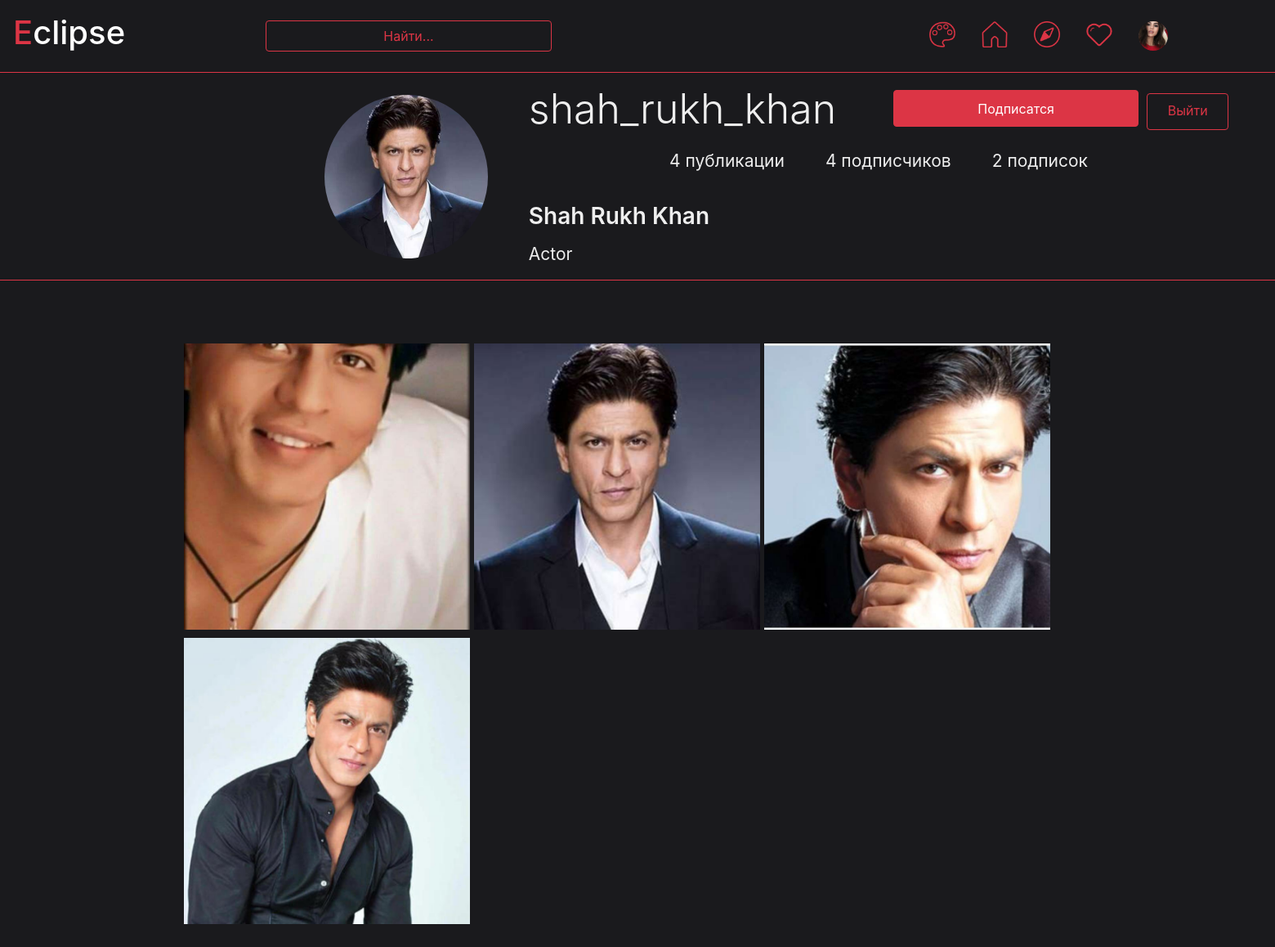
Page /profile/shah_rukh_khan (signed in) on the committed database.
### data/users.py (models this page shows, shortened)
class User(SqlAlchemyBase, UserMixin):
    __tablename__ = 'users'
    id = sqlalchemy.Column(sqlalchemy.Integer,
                           primary_key=True, autoincrement=True)
    name = sqlalchemy.Column(sqlalchemy.String, nullable=True)
    full_name = sqlalchemy.Column(sqlalchemy.String, nullable=True, default='')
    email = sqlalchemy.Column(sqlalchemy.String,
                              index=True, unique=True, nullable=True)
    hashed_password = sqlalchemy.Column(sqlalchemy.String, nullable=True)
    phone = sqlalchemy.Column(sqlalchemy.String, nullable=True, default='+7 ')
    about = sqlalchemy.Column(sqlalchemy.String, nullable=True)
    filename_photo = sqlalchemy.Column(sqlalchemy.String, nullable=True, default='user_data/profile_photos/default.png')
    created_date = sqlalchemy.Column(sqlalchemy.DateTime,
                                     default=datetime.datetime.now)
    other_data = None
    def __init__(self):
        if self.id is not None:
            self.load_data()
    def load_data(self):
        if os.path.isfile(f'static/user_data/additional_data/user_{self.id}.json'):
            file = open(f'static/user_data/additional_data/user_{self.id}.json', 'r')
            self.other_data = json.load(file)
        else:
            self.save_data()

### data/publications.py (models this page shows, shortened)
class Publication(SqlAlchemyBase, UserMixin):
    __tablename__ = 'publications'
    id = sqlalchemy.Column(sqlalchemy.Integer,
                           primary_key=True, autoincrement=True)
    user_id = sqlalchemy.Column(sqlalchemy.Integer)
    filename_photo = sqlalchemy.Column(sqlalchemy.String, nullable=True)
    about = sqlalchemy.Column(sqlalchemy.String, nullable=True)
    created_date = sqlalchemy.Column(sqlalchemy.DateTime,
                                     default=datetime.datetime.now)
    other_data = None

### main.py (the view, shortened to what this page needs)
@app.route('/profile/<name>', methods=['GET', 'POST'])
def profile(name):    # Страница профиля
    db_sess = db_session.create_session()
    user = db_sess.query(User).filter(User.name == name).first()
    if user is None:    # Если пользователя не существует
        return render_template('profile.html', title='profile', theme=get_theme(), user_data=False)
    current_user.load_data()    # Загрузка дополнительных данных пользователя
    curr_user_data = current_user.other_data
    user.__init__()    # Загрузка дополнительных данных данного пользователя
    user_data = user.other_data
    publications = db_sess.query(Publication).filter(Publication.user_id == user.id).all()
    publications = sorted(publications, key=lambda p: p.created_date, reverse=True)
    publications = [[pub.id, pub.filename_photo] for pub in publications]
    form = ProfileForm()
    return render_template('profile.html', title='profile', theme=get_theme(), form=form, user=user,
                           user_data=user_data, curr_user_data=curr_user_data, pubs=publications)

### forms/users.py
class ProfileForm(FlaskForm):
    submit_sub = SubmitField('Подписаться')

### data/db_session.py (called while the page is built)
def create_session() -> Session:
    global __factory
    return __factory()

### main.py (called while the page is built)
def get_theme():    # Возвращает текушую тему
    return themes[int(request.cookies.get("theme_index", 0))]

@login_manager.user_loader
def load_user(user_id):
    db_sess = db_session.create_session()
    return db_sess.query(User).get(user_id)

### templates/profile.html (shortened to what this page needs)
{% extends "base.html" %}
{% block content %}
{% if user_data %}
    <header class="d-flex flex-wrap justify-content-center py-3 mb-4 border-bottom border-bottom border-{{theme.style}}" style="margin-left: -15px; width: 1900px;">
        <div>
            <img src="{{ url_for('static', filename=user.filename_photo) }}" width="200" height="200" class="rounded-circle" style="margin-top: 20px;">
        </div>
        <nav aria-label="nav justify-content-center">
            <ol class="nav justify-content-center" style="margin-left: 50px; font-size: 44px;">
                <li class="nav-item"> <name-text>{{ user.name }}</name-text></li>
                {% if user.id == current_user.id %}
                    <li class="nav-item"> <a href="/edit_profile">
                        <button type="button" class="btn btn-outline-{{theme.style}}" style="margin-left: 70px; width: 300px; height: 45px;">Редактировать профиль</button>
                    </a></li>
                {% else %}
                    <form action="" method="post">
                        <li class="nav-item"> <a>
                            {{ form.submit_sub(type="submit", value="Подписатся", class="btn btn-" + theme.style, style="margin-left: 70px; width: 300px; height: 45px;") }}
                        </a></li>
                    </form>
                {% endif %}
                <li class="nav-item"> <a href="/logout" style="margin-top: 17.5px; margin-left: 10px; width: 100px; height: 45px;" class="btn btn-outline-{{theme.style}} nav-link px-3">Выйти</a></li>
            </ol>
            <ol class="nav justify-content-center">
                <st>{{ user_data.publications|length }} публикации</st>
                <a href="/view_users/followers/{{user.id}}" style="margin-top: 10px"> <st>{{ user_data.followers|length }} подписчиков</st> </a>
                <a href="/view_users/subscribers/{{user.id}}" style="margin-top: 10px"> <st>{{ user_data.subscriptions|length }} подписок</st> </a>
            </ol>
            <ol class="nav justify-content-left">
                <bl-600>{{ user.full_name }}</bl-600>
            </ol>
            <ol class="nav justify-content-left">
                <st>{{ user.about }}</st>
            </ol>
        </nav>
    </header>
    <div class="album py-5">
        <div class="container">
            <div class="row row-cols-1 row-cols-sm-2 row-cols-md-3 g-3" style="width: 1065px">
                {% for pub in pubs %}
                    <div class="col">
                      <div>
                         <a href="/show_publication/{{pub[0]}}">
                             <img class="changing-img" src="{{ url_for('static', filename=pub[1]) }}" width="350" height="350" vspace="5">
                         </a>
                      </div>
                    </div>
                {% endfor %}
            </div>
        </div>
      </div>
{% endif %}
{% endblock %}

### templates/base.html (shortened to what this page needs)
<!doctype html>
<html lang="en">
<head>
    <link rel="stylesheet"
          href="https://stackpath.bootstrapcdn.com/bootstrap/4.4.1/css/bootstrap.min.css"
>
    <link rel="stylesheet" href="{{ url_for('static', filename=theme.css_file) }}">
</head>
<body>
<header class="p-3 mb-3 border-bottom border-{{theme.style}}" style="background-color: {{theme.background_color}}; position: fixed; width: 1920px; z-index: 1">
    <div class="d-flex flex-wrap align-items-center justify-content-center justify-content-lg-start">
        {% if current_user.is_authenticated %}
            <h1 style="color: {{theme.color}}">E<span class="white">clipse</span></h1>
              <a href="/search" class="col-12 col-lg-auto mb-3 mb-lg-0 me-lg-3" style="width: 350px; position: fixed; right: 900px;">
                  <button type="button" class="btn btn-outline-{{theme.style}}" style="width: 350px;">Найти...</button>
              </a>
            <ul class="nav col-12 col-lg-auto me-lg-auto mb-2 justify-content-center mb-md-0" style="position: fixed; right: 100px;">
                <li><a href="/change_theme" class="nav-link px-3">
                    <img src="{{ url_for('static', filename='icons/' + theme.icon_name + 'circle.png') }}" width="32" height="32">
                </a></li>
                <li><a href="/home" class="nav-link px-3">
                    {% if request.path == "/home" %}
                        <img src="{{ url_for('static', filename='icons/' + theme.icon_name + 'home_true.png') }}" width="32" height="32">
                    {% else %}
                        <img src="{{ url_for('static', filename='icons/' + theme.icon_name + 'home_false.png') }}" width="32" height="32">
                    {% endif %}
                </a></li>
                <li><a href="/explore" class="nav-link px-3">
                    {% if request.path == "/explore" %}
                        <img src="{{ url_for('static', filename='icons/' + theme.icon_name + 'explore_true.png') }}" width="32" height="32">
                    {% else %}
                        <img src="{{ url_for('static', filename='icons/' + theme.icon_name + 'explore_false.png') }}" width="32" height="32">
                    {% endif %}
                </a></li>
                <li><a href="/notification" class="nav-link px-3">
                    {% if request.path == "/notification" %}
                        <img src="{{ url_for('static', filename='icons/' + theme.icon_name + 'like_true.png') }}" width="32" height="32">
                    {% else %}
                        <img src="{{ url_for('static', filename='icons/' + theme.icon_name + 'like_false.png') }}" width="32" height="32">
                    {% endif %}
                </a></li>
                <li><a href="/profile/{{ current_user.name }}" class="nav-link px-3">
                    <img src="{{ url_for('static', filename=current_user.filename_photo) }}" width="36" height="36" class="rounded-circle">
                </a></li>
            </ul>
        {% else %}
            <p>
                <a class="btn btn-primary" href="/register">Зарегистрироваться</a>
                <a class="btn btn-success" href="/login">Войти</a>
            </p>
        {% endif %}
    </div>
</header>
<main role="main" class="container" style="background-color: {{theme.background_color}}; position: relative; top: 80px; max-width: 1920px; min-height: 1000px">
    {% block content %}
    {% endblock %}
</main>
</body>
</html>

### static/css/red_dark.css (style rules this page uses)
st { color: #eeeeee; font-size: 21px; margin-left: 50px; margin-top: 10px; }
bl-600 { color: #eeeeee; font-size: 28px; margin-left: 50px; margin-top: 30px; font-weight: 600; }
name-text { color: #eeeeee; font-size: 50px; font-weight: 300; }
.white { color: #ffffff }

### rows in the picture
User: filename_photo (picture)
User: filename_photo (picture), name "shah_rukh_khan", full_name "Shah Rukh Khan", about "Actor"
Publication: filename_photo (picture)
Publication: filename_photo (picture)
Publication: filename_photo (picture)
Publication: filename_photo (picture)

### other values in the picture
{{ user_data.publications|length }} "4"
{{ user_data.followers|length }} "4"
{{ user_data.subscriptions|length }} "2"
